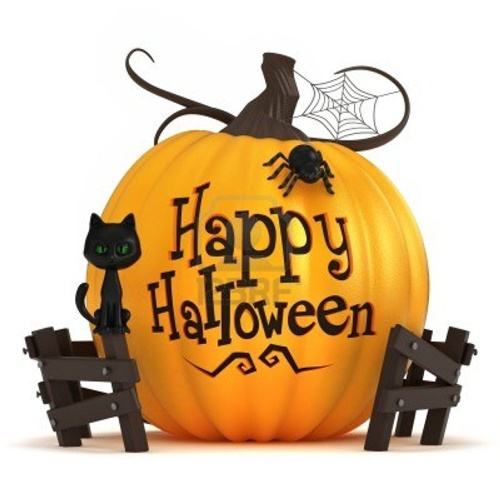
#> input picture python/opencv/marterial/baby.jpg, 500 x 500 px, found by its file name
$ python image_arithmetic_logic.py
#> lines starting #> are read from the running program, lines starting #| are printed output that depends on the picture; pictures that were not available may be replaced by others from this repository, and a replacement may not be noted
#!/usr/bin/python3

import cv2
import numpy as np

baby = cv2.imread("/home/pvbinh/work/python/opencv/marterial/baby.jpg", cv2.IMREAD_COLOR)
#> baby is the input picture: shape (500, 500, 3); mean B, G, R 153.9, 187.4, 213
cv2.imshow("baby", baby)

logo = cv2.imread("/home/pvbinh/work/python/opencv/marterial/Capture.JPG", cv2.IMREAD_COLOR)
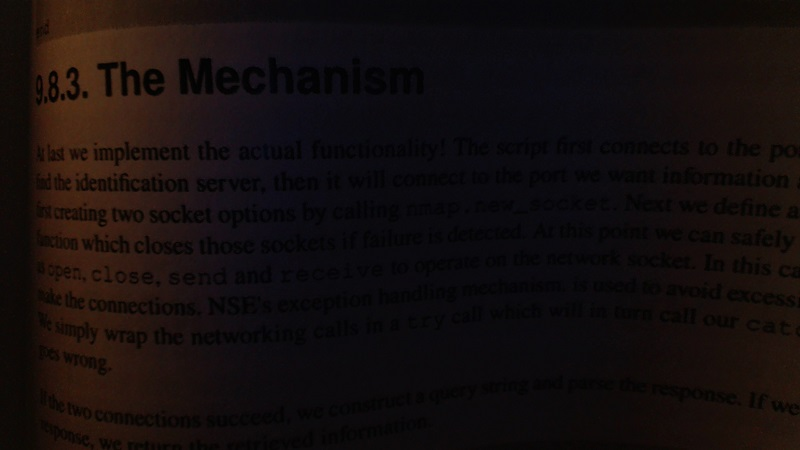
#> input picture python/opencv/marterial/bookpage.jpg, 800 x 450 px, given in place of Capture.JPG, which was not available
#> logo is the input picture: shape (450, 800, 3); mean B, G, R 13.4, 13.6, 20.3
cv2.imshow("logo", logo)

#only for same size image
#add = baby + logo
#cv2.imshow("add", add)

#put logo on the left corner
rows,cols,channels = logo.shape
#> rows = 450; cols = 800; channels = 3
roi = baby[0:rows,0:cols]
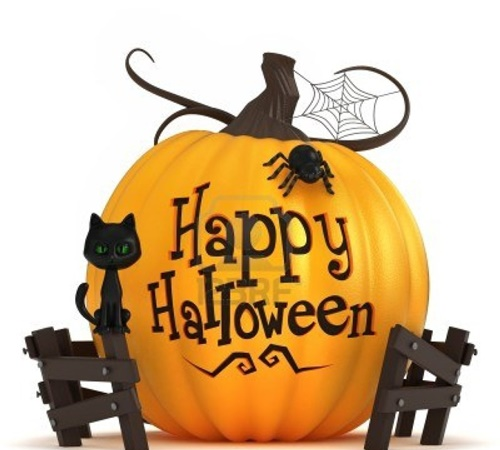
#> roi: shape (450, 500, 3); mean B, G, R 143.1, 180.1, 208.5

#creat a mask of logo and create it inverse mask
logogray = cv2.cvtColor(logo,cv2.COLOR_BGR2GRAY)
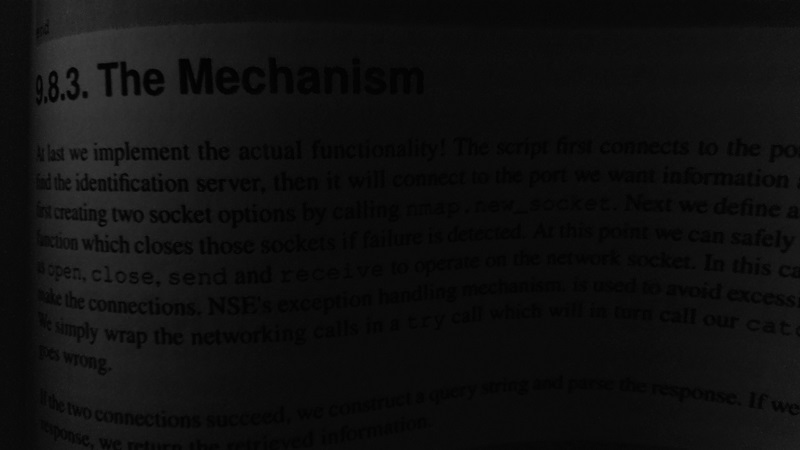
#> logogray: shape (450, 800); min 0, max 64, mean 15.6

cv2.imshow('logogray', logogray)
#add a threshold
ret, mask = cv2.threshold(logogray, 220, 255, cv2.THRESH_BINARY_INV)
#> mask: shape (450, 800); every value is 255

cv2.imshow('mask', mask)
mask_inv = cv2.bitwise_not(mask)
#> mask_inv: shape (450, 800); every value is 0
cv2.imshow('mask_inv', mask_inv)
#now black-out the area of logo in ROI
#> (the run stopped early here; a loop or call above may not have finished)
